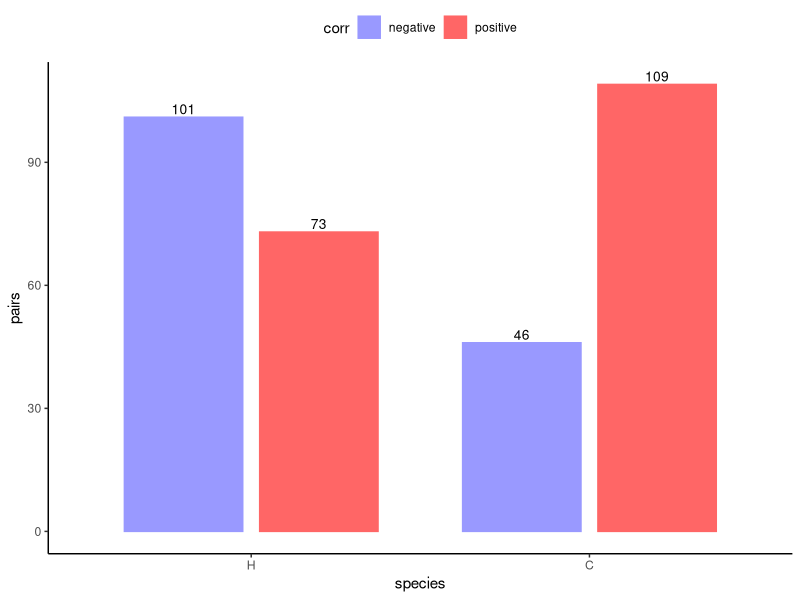
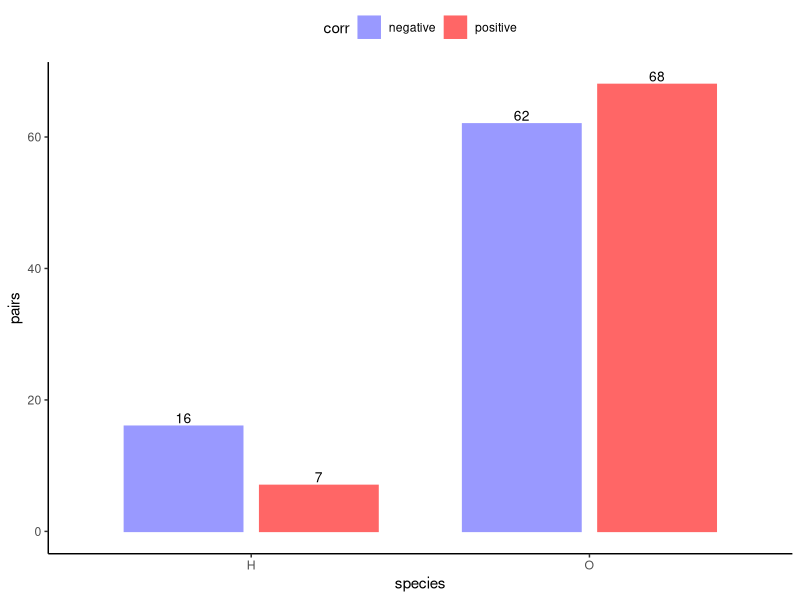
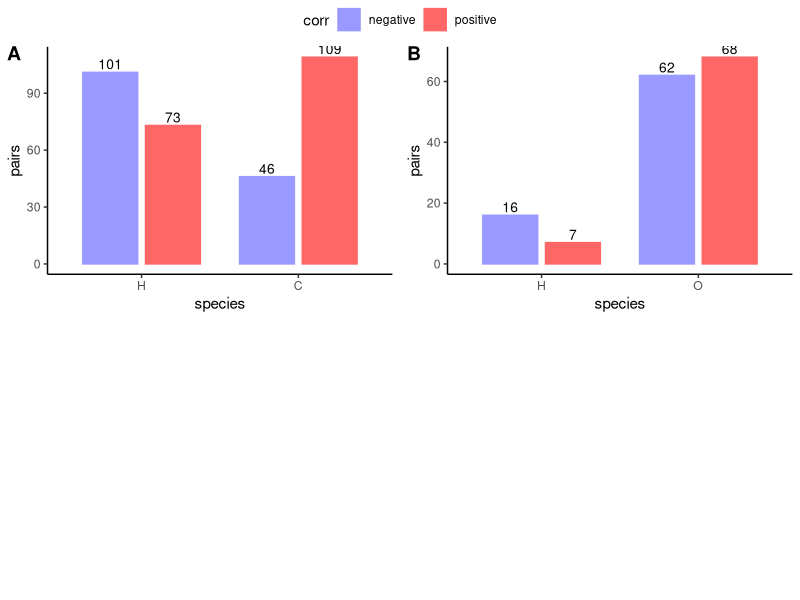

Write the R code that produced these figures, in order.
## ---- chunk 1
library(ggplot2)
library(ggpubr)
theme_set(
    theme_classic() +
        theme(legend.position="top")
)
## ---- chunk 2
dfhmchimp <- data.frame(
    corr=c(rep(c("positive", "negative"), 2)),
    species = factor(c("H", "H", "C", "C"), levels=c("H", "C")), 
    pairs=c(73, 101, 109, 46)
)

(dfhmchimp)

# plot
p1 <- ggplot(dfhmchimp, aes(x=species, y=pairs)) +
    geom_col(aes(color=corr, fill=corr), position=position_dodge(0.8), width=0.7) +
    scale_fill_manual(values = c("#9999FF", "#FF6666")) +
    scale_color_manual(values = c("#9999FF", "#FF6666"))

p1 <- p1 + geom_text(
    aes(label = pairs, group = corr),
    position = position_dodge(0.8),
    vjust = -0.3, size = 3.5
)

p1
## ---- chunk 3
dfhmoran <- data.frame(
    corr=c(rep(c("positive", "negative"), 2)),
    species = c("H", "H", "O", "O"), 
    pairs=c(7, 16, 68, 62)
)

(dfhmoran)

# plot
p2 <- ggplot(dfhmoran, aes(x=species, y=pairs)) +
    geom_col(aes(color=corr, fill=corr), position=position_dodge(0.8), width=0.7) +
    scale_fill_manual(values = c("#9999FF", "#FF6666")) +
    scale_color_manual(values = c("#9999FF", "#FF6666"))

p2 <- p2 + geom_text(
    aes(label = pairs, group = corr),
    position = position_dodge(0.8),
    vjust = -0.3, size = 3.5
)

p2

## ---- chunk 4
g <- ggarrange(
    p1, p2, labels = c("A", "B"),
    common.legend = TRUE, legned = "bottom"
)

ggsave(g, height = 7, file="corr_pairs_barplot.pdf")
